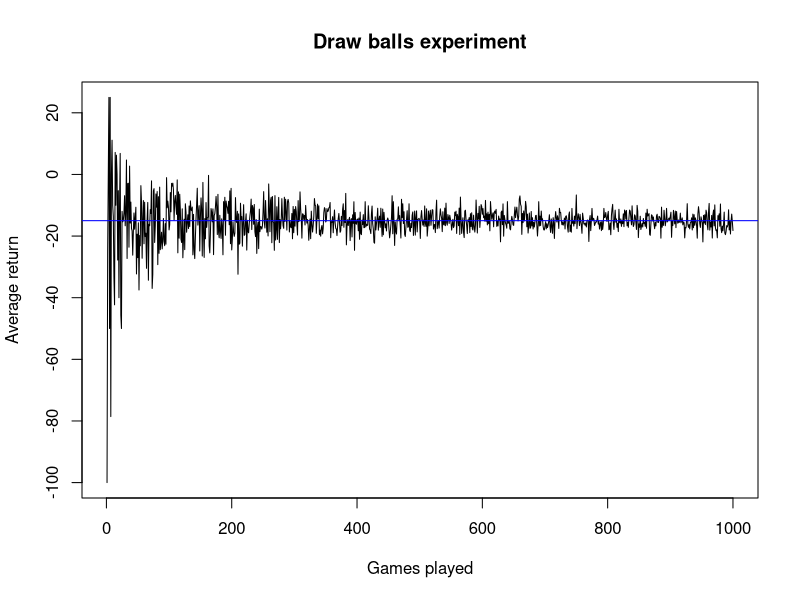

The R script that drew this image:
## ---- chunk 1
flip_until_heads <- function() {
  toss <- ""
  count <- 0
  while(toss != "H"){
    count <- count + 1
    toss <- sample(x=c("H","T"), size=1)
  }
  return (2^count)
}
## ---- chunk 2
set.seed(1)
results_100 <- replicate(100, flip_until_heads())
results_1000 <- replicate(1000, flip_until_heads())
results_10000 <- replicate(10000, flip_until_heads())
results_100000 <- replicate(100000, flip_until_heads())
## ---- chunk 3
mean(results_100)
mean(results_1000)
mean(results_10000)
mean(results_100000)
## ---- chunk 4
flip_until_heads <- function() {
  toss <- ""
  count <- 0
  while(toss != "H"){
    count <- count + 1
    toss <- sample(x=c("H","T"), size=1)
  }
  return (-5 + 2^count)
}

set.seed(1)
results_100 <- replicate(100, flip_until_heads())
results_1000 <- replicate(1000, flip_until_heads())
results_10000 <- replicate(10000, flip_until_heads())
results_100000 <- replicate(100000, flip_until_heads())

mean(results_100)
mean(results_1000)
mean(results_10000)
mean(results_100000)
## ---- chunk 5
-85^2*4/10 -15^2*2/10 + 35^2*3/10 + 85^2*1/10
## ---- chunk 6
draw_ball <- function() {
  draw <- sample(x=c("R","B","G","Y"), size = 1, prob=c(0.4, 0.2, 0.3, 0.1))
  if (draw == "R")  return(-100)
  if (draw == "B")  return(0)
  if (draw == "G")  return(50)
  if (draw == "Y")  return(100)
}

estimate_avg_for_n <- function(n) {
  return(mean(replicate(n, draw_ball())))
}
## ---- chunk 7
set.seed(1)
results <- sapply(1:1000, estimate_avg_for_n)
plot(results, type='l', main="Draw balls experiment", xlab="Games played", ylab="Average return")
abline(h = -15, col = "blue")
